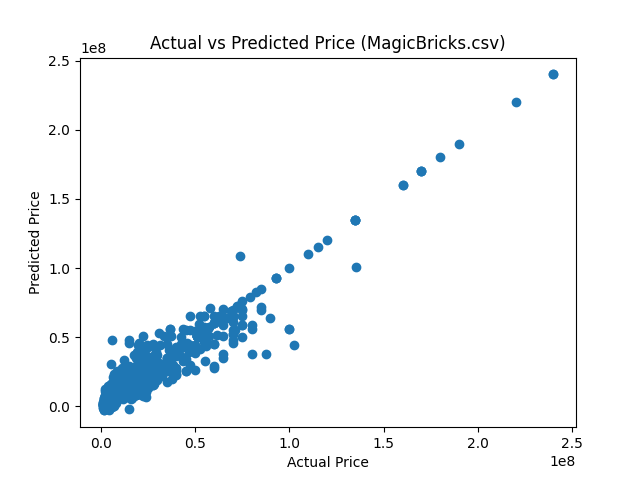

Recreate this plot in Python.
import pandas as pd
import numpy as np
from sklearn.linear_model import LinearRegression
import matplotlib.pyplot as plt

# Load the dataset
housing_data = pd.read_csv('MagicBricks.csv')
housing_data = housing_data.dropna()

# Split the data into features and target variable
X = housing_data[['BHK', 'Bathroom', 'Parking', 'Area']]
y = housing_data['Price']

# One-hot encode categorical variables
X = pd.get_dummies(X, columns=['Parking', 'Area'], drop_first=True)

# Least square method using formulae
X = np.c_[np.ones(X.shape[0]), X]
coeffs = np.linalg.inv(X.T.dot(X)).dot(X.T).dot(y)

# Print the coefficients obtained using the formula
print("Coefficients obtained using the formula:", coeffs)

# Create a linear regression model
model = LinearRegression()

# Fit the model to the data
model.fit(X[:, 1:], y)

# Predict the target variable using the model
y_pred = model.predict(X[:, 1:])

# Plot the predicted vs actual values
plt.scatter(y, y_pred)
plt.xlabel('Actual Price')
plt.ylabel('Predicted Price')
plt.title('Actual vs Predicted Price (MagicBricks.csv)')
plt.show()
